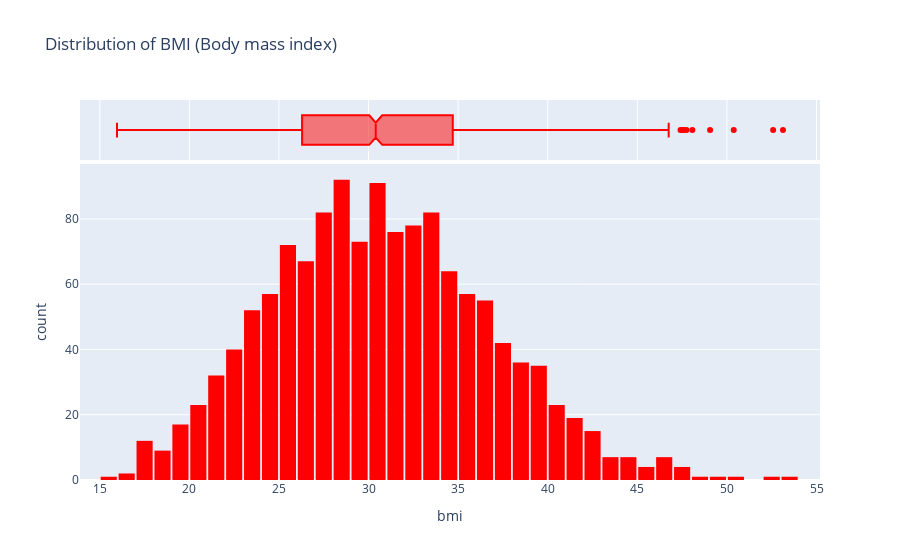

Source (notebook cell):
### Code cell
fig = px.histogram(medical_df,
                  x='bmi',
                  marginal='box',
                  color_discrete_sequence=['red'],
                  title='Distribution of BMI (Body mass index)')
fig.update_layout(bargap=0.1)
fig.show()

### Figure 1 — Plotly figure (JSON) as saved in the notebook; plotly's stock layout.template omitted (floating-point values rounded to 4 significant figures; data arrays with more than 128 entries replaced by an {"elided": "..."} marker saying what was removed)
{"data": [{"alignmentgroup": "True", "bingroup": "x", "hovertemplate": "bmi=%{x}<br>count=%{y}<extra></extra>", "legendgroup": "", "marker": {"color": "red", "pattern": {"shape": ""}}, "name": "", "offsetgroup": "", "orientation": "v", "showlegend": false, "type": "histogram", "x": {"elided": "1338 float values"}, "xaxis": "x", "yaxis": "y"}, {"alignmentgroup": "True", "hovertemplate": "bmi=%{x}<extra></extra>", "legendgroup": "", "marker": {"color": "red"}, "name": "", "notched": true, "offsetgroup": "", "showlegend": false, "type": "box", "x": {"elided": "1338 float values"}, "xaxis": "x2", "yaxis": "y2"}], "layout": {"bargap": 0.1, "barmode": "relative", "legend": {"tracegroupgap": 0}, "title": {"text": "Distribution of BMI (Body mass index)"}, "xaxis": {"anchor": "y", "domain": [0, 1], "title": {"text": "bmi"}}, "xaxis2": {"anchor": "y2", "domain": [0, 1], "matches": "x", "showgrid": true, "showticklabels": false}, "yaxis": {"anchor": "x", "domain": [0, 0.8316], "title": {"text": "count"}}, "yaxis2": {"anchor": "x2", "domain": [0.8416, 1], "matches": "y2", "showgrid": false, "showline": false, "showticklabels": false, "ticks": ""}}}
